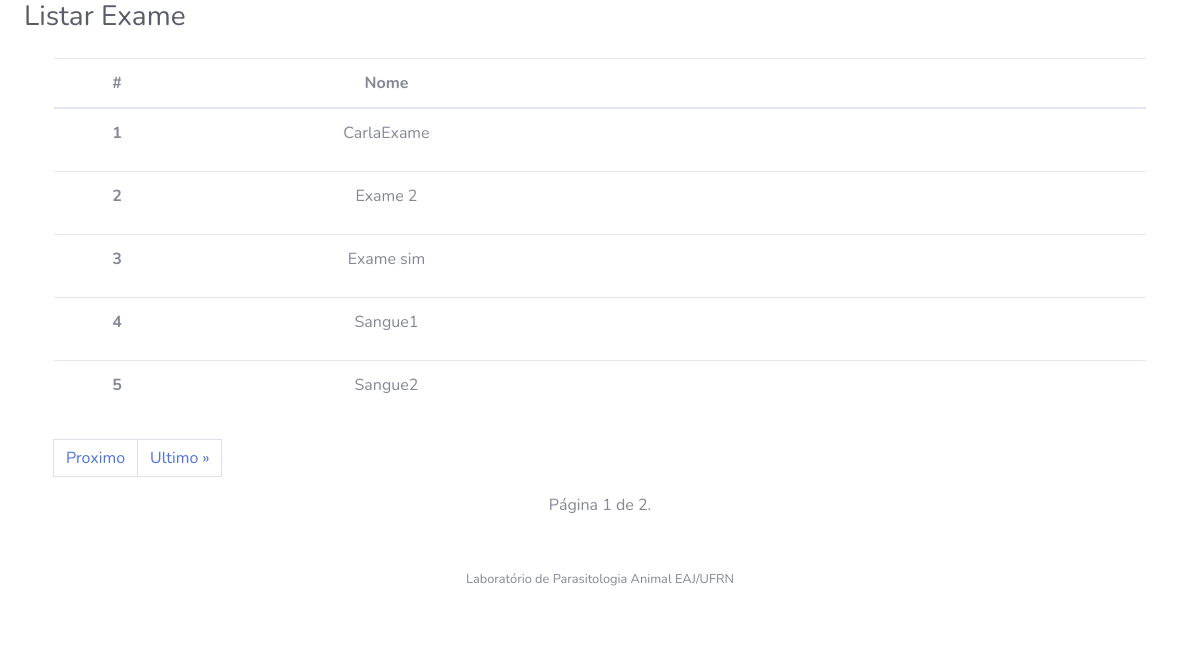
Page /exame/ListarExame/ on the earlier database version.
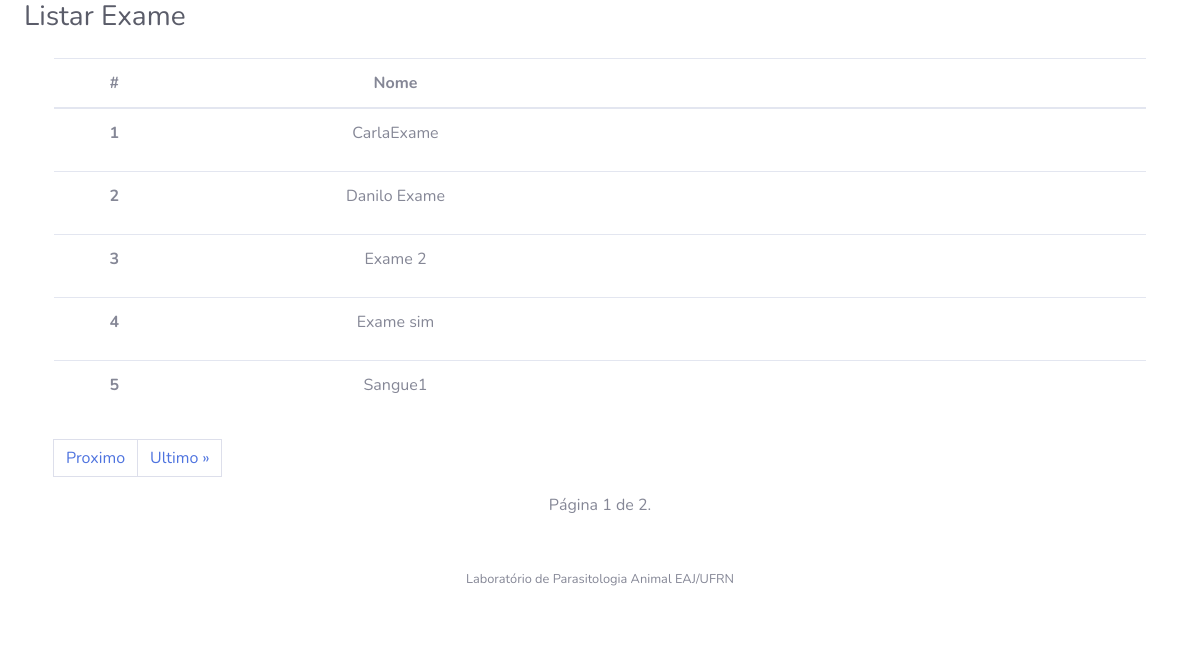
Same page on the later database version.
### Exame/models.py (models this page shows, shortened)
class Exame(models.Model):
    nome = models.CharField(max_length=200, unique=True)
    status = models.BooleanField(default=True)
    tipo_resultado = models.CharField(max_length=3, choices=TIPOS_RESULTADO, default='NUM', null=True)
    class Meta:
        ordering = ('nome',)

### Exame/views.py (the view)
# urls.py: path('ListarExame/', views.exameListar, name='ListarExame'),
def exameListar(request):
    exame_list = Exame.objects.filter(status=True)
    paginator = Paginator(exame_list, 5)
    page = request.GET.get('page')
    exame = paginator.get_page(page)
    context = {'listar_exame':exame}
    return render(request, 'Exame/ListarExame.html', context)

### Amostra/context_processors.py (called while the page is built)
def amostras_pendentes(request):
    if (request.user.is_authenticated):
        amostras = Amostra.objects.filter(
            responsavel=request.user, status=True,
            data_coleta__lte = date.today()- timedelta(days=10))
    else:
        amostras = Amostra.objects.filter(
            status=True,
            data_coleta__lte = date.today()- timedelta(days=10))
    return {
        'amostras_pendentes_count': amostras.count(),
        'amostras_pendentes': amostras.order_by('data_coleta')
    }

### templates/Exame/ListarExame.html (shortened to what this page needs)
{% extends "base.html" %}
{% load bootstrap4 %}
{% block arquivos_js_css %}
{% load static %}
{% endblock %}
{% block content %}
  <div class="container">
    {% if listar_exame %}
       <table id="exameT" class="table" cellspacing="0" width="100%">
           <thead >
            <th scope="col"><center>#</center></th>
            <th><center>Nome</center></th>
            <th></th>
          </thead>
            <tbody>
               {% for exame in listar_exame %}
               <tr>
                   <th scope="row"><center>{{ forloop.counter }}</center></th>
                  <td><center>{{ exame.nome }}</center></td>
                   <td>
                      <a onclick="carregar('{% url 'exame:DetalheExame' pk=exame.pk %}');" class="btn btn-primary-outline" data-toggle="tooltip" title="Detalhes">
                        <i class="fa fa-search" aria-hidden="true" style="color:#165d08"></i>
                      </a>
                       <a href="{% url 'exame:EditarExame' pk=exame.pk %}?next={{ request.path }}" class="btn btn-warning-outline" data-toggle="tooltip" title="Editar">
                          <i class="fas fa-pencil-alt" style="color:blue"></i>
                       </a>
                      <a href="" class="btn btn-danger-outline" data-toggle="modal" data-target="#fm-modal-grid-{{exame.pk}}"
                                        data-tt="tooltip" title="Deletar">
                      <i class="fa fa-times" aria-hidden="true" style="color:red"></i>
                      </a>
                   </td>
               </tr>
               {% endfor %}
            </tbody>
       </table>
    {% else %}
      <p>Não há exames cadastrados ou ativos no sistema</p>
    {% endif %}
      <div class="pagination">
        <span class="step-links">
             <nav aria-label="Navegação de página exemplo">
                 <ul class="pagination">
                    {% if listar_exame.has_next %}
                        <a class="page-link" href="?page={{ listar_exame.next_page_number }}">Proximo</a>
                        <a class="page-link" href="?page={{ listar_exame.paginator.num_pages }}">Ultimo &raquo;</a>
                    {% endif %}
                 </ul>
             </nav>
        </span>
    </div>
        <span class="current" >
         <center> Página {{ listar_exame.number }} de {{ listar_exame.paginator.num_pages }}.</center>
        </span>
        <br>
  </div>
{% endblock %}

Differences in the rows shown:
no longer on this page (row unchanged): Exame: nome "Sangue2"
added Exame: nome "Danilo Exame"
